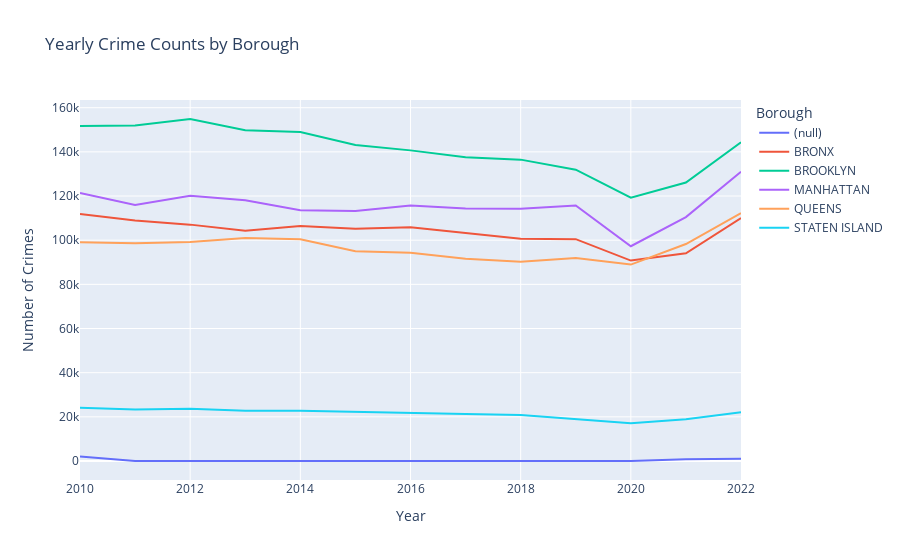

The notebook cell saved with this chart:
### Code cell
# remove null values
crime2_df = crime2_df.dropna(subset=['boro_nm', 'year'])

# group the data by borough and year and count the number of crimes
crime_counts = crime2_df.groupby(['boro_nm', 'year']).size().unstack()

# swap the rows and columns
crime_counts = crime_counts.transpose()

# plot the data
crime_counts.plot(kind='line')
plt.title('Yearly Crime Counts by Borough')
plt.xlabel('Borough')
plt.ylabel('Year')
plt.show()

# Increase the size of the plot and move the legend to the top right
crime_counts.plot(kind='line', figsize=(10, 5))
plt.title('Yearly Crime Counts by Borough')
plt.xlabel('Year')
plt.ylabel('Number of Crimes')
plt.legend(loc='upper right')
plt.show()

#plot the data using plotly
fig = px.line(crime_counts, title='Yearly Crime Counts by Borough')
fig.update_layout(
    xaxis_title='Year',
    yaxis_title='Number of Crimes',
    legend_title='Borough'
)
fig.show()

### Figure 1 — Plotly figure (JSON) as saved in the notebook; plotly's stock layout.template omitted (floating-point values rounded to 4 significant figures)
{"data": [{"hovertemplate": "boro_nm=(null)<br>year=%{x}<br>value=%{y}<extra></extra>", "legendgroup": "(null)", "line": {"color": "#636efa", "dash": "solid"}, "marker": {"symbol": "circle"}, "mode": "lines", "name": "(null)", "orientation": "v", "showlegend": true, "type": "scatter", "x": [2010, 2011, 2012, 2013, 2014, 2015, 2016, 2017, 2018, 2019, 2020, 2021, 2022], "xaxis": "x", "y": [2054, 5, 11, 9, 4, 6, 6, 3, 4, 7, 27, 756, 1053], "yaxis": "y"}, {"hovertemplate": "boro_nm=BRONX<br>year=%{x}<br>value=%{y}<extra></extra>", "legendgroup": "BRONX", "line": {"color": "#EF553B", "dash": "solid"}, "marker": {"symbol": "circle"}, "mode": "lines", "name": "BRONX", "orientation": "v", "showlegend": true, "type": "scatter", "x": [2010, 2011, 2012, 2013, 2014, 2015, 2016, 2017, 2018, 2019, 2020, 2021, 2022], "xaxis": "x", "y": [111809, 108875, 107044, 104258, 106413, 105206, 105898, 103266, 100700, 100460, 90772, 94096, 110029], "yaxis": "y"}, {"hovertemplate": "boro_nm=BROOKLYN<br>year=%{x}<br>value=%{y}<extra></extra>", "legendgroup": "BROOKLYN", "line": {"color": "#00cc96", "dash": "solid"}, "marker": {"symbol": "circle"}, "mode": "lines", "name": "BROOKLYN", "orientation": "v", "showlegend": true, "type": "scatter", "x": [2010, 2011, 2012, 2013, 2014, 2015, 2016, 2017, 2018, 2019, 2020, 2021, 2022], "xaxis": "x", "y": [151763, 151944, 154877, 149809, 148963, 143135, 140673, 137559, 136474, 131940, 119228, 126129, 144347], "yaxis": "y"}, {"hovertemplate": "boro_nm=MANHATTAN<br>year=%{x}<br>value=%{y}<extra></extra>", "legendgroup": "MANHATTAN", "line": {"color": "#ab63fa", "dash": "solid"}, "marker": {"symbol": "circle"}, "mode": "lines", "name": "MANHATTAN", "orientation": "v", "showlegend": true, "type": "scatter", "x": [2010, 2011, 2012, 2013, 2014, 2015, 2016, 2017, 2018, 2019, 2020, 2021, 2022], "xaxis": "x", "y": [121374, 115918, 120082, 118096, 113608, 113242, 115694, 114395, 114218, 115693, 97256, 110450, 130977], "yaxis": "y"}, {"hovertemplate": "boro_nm=QUEENS<br>year=%{x}<br>value=%{y}<extra></extra>", "legendgroup": "QUEENS", "line": {"color": "#FFA15A", "dash": "solid"}, "marker": {"symbol": "circle"}, "mode": "lines", "name": "QUEENS", "orientation": "v", "showlegend": true, "type": "scatter", "x": [2010, 2011, 2012, 2013, 2014, 2015, 2016, 2017, 2018, 2019, 2020, 2021, 2022], "xaxis": "x", "y": [99044, 98626, 99143, 101023, 100386, 94991, 94286, 91580, 90219, 91942, 88953, 98247, 112223], "yaxis": "y"}, {"hovertemplate": "boro_nm=STATEN ISLAND<br>year=%{x}<br>value=%{y}<extra></extra>", "legendgroup": "STATEN ISLAND", "line": {"color": "#19d3f3", "dash": "solid"}, "marker": {"symbol": "circle"}, "mode": "lines", "name": "STATEN ISLAND", "orientation": "v", "showlegend": true, "type": "scatter", "x": [2010, 2011, 2012, 2013, 2014, 2015, 2016, 2017, 2018, 2019, 2020, 2021, 2022], "xaxis": "x", "y": [24066, 23321, 23637, 22726, 22809, 22210, 21792, 21332, 20805, 18883, 17093, 18862, 22058], "yaxis": "y"}], "layout": {"legend": {"title": {"text": "Borough"}, "tracegroupgap": 0}, "title": {"text": "Yearly Crime Counts by Borough"}, "xaxis": {"anchor": "y", "domain": [0, 1], "title": {"text": "Year"}}, "yaxis": {"anchor": "x", "domain": [0, 1], "title": {"text": "Number of Crimes"}}}}
